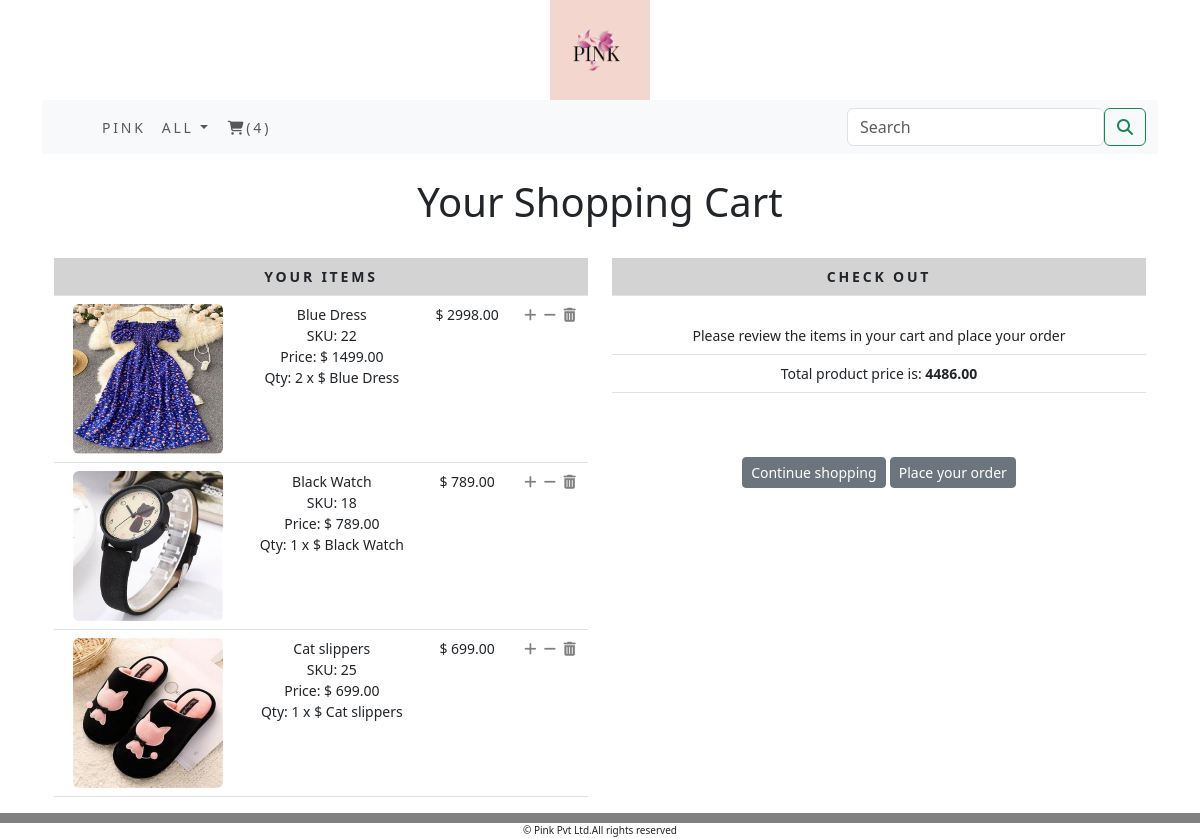
Page /cart/ on the committed database.
### cart/models.py (models this page shows, shortened)
class CartItem(models.Model):
    product=models.ForeignKey(Product,on_delete=models.CASCADE)
    cart=models.ForeignKey(Cart,on_delete=models.CASCADE)
    qty=models.IntegerField()
    active=models.BooleanField(default=True)
    class Meta:
        db_table='CartItem'
    def SubTotal(self):
        return self.product.price * self.qty

### ecomapp/models.py (models this page shows, shortened)
class Product(models.Model):
    name=models.CharField(max_length=250,unique=True)
    slug=models.SlugField(max_length=250,unique=True)
    description=models.TextField(blank=True)
    price=models.DecimalField(max_digits=10,decimal_places=2)
    category=models.ForeignKey(Category,on_delete=models.CASCADE)
    image=models.ImageField(upload_to='product',blank=True)
    stock=models.IntegerField()
    available=models.BooleanField(default=True)
    created=models.DateTimeField(auto_now_add=True)
    modified=models.DateTimeField(auto_now_add=True)
    class Meta:
        ordering=('name',)
        verbose_name='product'
        verbose_name_plural='products'
    def __str__(self):
        return '{}'.format(self.name)

### cart/views.py (the view)
# urls.py: path('',views.cart_detail,name='cart_detail'),
def cart_detail(request,total=0,counter=0,cart_items=None):
    try:
        cart=Cart.objects.get(cart_id=_cart_id(request))
        cart_items=CartItem.objects.filter(cart=cart,active=True)
        for cart_item in cart_items:
            total += (cart_item.product.price * cart_item.qty)
            counter += cart_item.qty
    except ObjectDoesNotExist:
        pass
    return render(request,'cart.html',dict(total=total,counter=counter,cart_items=cart_items))

### cart/context_processors.py (called while the page is built)
def counter(request):
    item_count=0;
    if 'admin' in request.path:
        return {}
    else:
        try:
            cart=Cart.objects.filter(cart_id=_cart_id(request))
            cart_items=CartItem.objects.all().filter(cart=cart[:1])
            for cart_item in cart_items:
                item_count += cart_item.qty
        except Cart.DoesNotExist:
            item_count = 0
        return dict(item_count=item_count)

### cart/views.py (called while the page is built)
def _cart_id(request):
    cart=request.session.session_key
    if not cart:
        cart=request.session.create()
    return Cart

### ecomapp/context_processors.py (called while the page is built)
def menu_links(request):
    links=Category.objects.all()
    return dict(links=links)

### ecomapp/models.py (called while the page is built)
    def get_url(self):
        return reverse('ecomapp:products_by_category',args=[self.slug])

### templates/cart.html (shortened to what this page needs)
{% extends 'base.html' %}
{% load static %}
{% block content %}
{% if not cart_items %}
<div>
    <div class="text-center">
    <br>
    <h1 class="text-center my_title">
        Your shopping cart is empty!
    </h1>
    <br>
    <p class="text-center">
        Please click <a href="{% url 'ecomapp:AllProdCat' %}">here</a>to continue shopping
    </p>
    </div>
</div>
{% else %}
<div>
    <div class="text-center">
    <br>
    <h1 class="text-center my_title">
            Your Shopping Cart
    </h1>
    <br>
    </div>
</div>
<div class="row mx-auto">
    <div class="col-12 col-sm-12 col-md-12 col-lg-6 text-center">
        <table class="table my_table">
            <thead class="my_thead">
                <tr>
                    <th colspan="5">
                        Your items
                    </th>
                </tr>
            </thead>
            <tbody>
            {% for cart_item in cart_items %}
            <tr>
                <td>
                    <a href="cart_item.product.get_absolute_url"><img src="{{cart_item.product.image.url}}" alt="" height="150px;" width="150px;" class="float-left rounded image"></a>
                </td>
                <td class="text-left">
                    {{ cart_item.product.name }}
                    <br>
                    SKU: {{ cart_item.product.id }}
                    <br>
                    Price: $ {{ cart_item.product.price }}
                    <br>
                    Qty: {{cart_item.qty}} x $ {{cart_item.product}}
                </td>
                <td>
                    $ {{cart_item.SubTotal}}
                </td>
                {% if cart_item.qty < cart_item.product.stock %}
                <td>
                    <a href="{% url 'cart:add_cart' cart_item.product.id %}" class="custom_a"><i class="fa fa-plus custom_icon"></i></a>
                    &nbsp;<a href="{% url 'cart:cart_remove' cart_item.product.id %}" class="custom_a"><i class="fa fa-minus custom_icon"></i></a>
                    &nbsp;<a href="{% url 'cart:delete' cart_item.product.id %}" class="custom_icon"><i class="fa fa-trash custom_icon"></i></a>
                </td>
                {% else %}
                <td>
                    &nbsp;<a href="{% url 'cart:cart_remove' cart_item.product.id %}" class="custom_a"><i class="fa fa-minus custom_icon"></i></a>
                    &nbsp;<a href="{% url 'cart:delete' cart_item.product.id %}" class="custom_icon"><i class="fa fa-trash custom_icon"></i></a>
                </td>
                {% endif %}
            </tr>
            {% endfor %}
            </tbody>
        </table>
    </div>
    <div class="col-12 col-sm-12 col-md-12 col-lg-6 text-center">
        <table class="table my_table">
            <thead class="my_thead">
                <tr>
                    <th>
                        Check Out
                    </th>
                </tr>
                </thead>
                <tbody>
                <tr>
                    <td>
                    <br>
                        Please review the items in your cart and place your order
                    </td>
                </tr>
                <tr>
                    <td class="text-left">
                         Total product price is: <strong>{{ total }}</strong>
                    </td>
                </tr>
                </tbody>
            </table>
            <br><br>
            <div class="row mx-auto">
                <div class="bt1">
                <a href="{% url 'ecomapp:AllProdCat' %}" class="btn btn-secondary btn-sm">Continue shopping</a>
                <a href="{% url 'ecomapp:AllProdCat' %}" class="btn btn-secondary btn-sm">Place your order</a>
                </div>
            </div>
    </div>
    {% endif %}
</div>
{% endblock %}

### static/css/custom.css (style rules this page uses)
body { font-family: 'Poppins', sans-serif; }
.my_table { min-width:300px; font-size:14px; }
.my_thead { font-weight:normal; text-transform:uppercase; letter-spacing:.2em; background-color:LightGray; }
.custom_a { text-decoration:none; }
.custom_icon { text-decoration:none; color:Gray; }
.bt1 { font-size: 16px; }

### rows in the picture
CartItem: product.image (picture), product.name "Blue Dress", product.id "22", product.price "1499.00", qty "2", product "Blue Dress", SubTotal "2998.00"
CartItem: product.image (picture), product.name "Black Watch", product.id "18", product.price "789.00", qty "1", product "Black Watch", SubTotal "789.00"
CartItem: product.image (picture), product.name "Cat slippers", product.id "25", product.price "699.00", qty "1", product "Cat slippers", SubTotal "699.00"

### other values in the picture
{{ item_count }} "4"
{{ total }} "4486.00"
